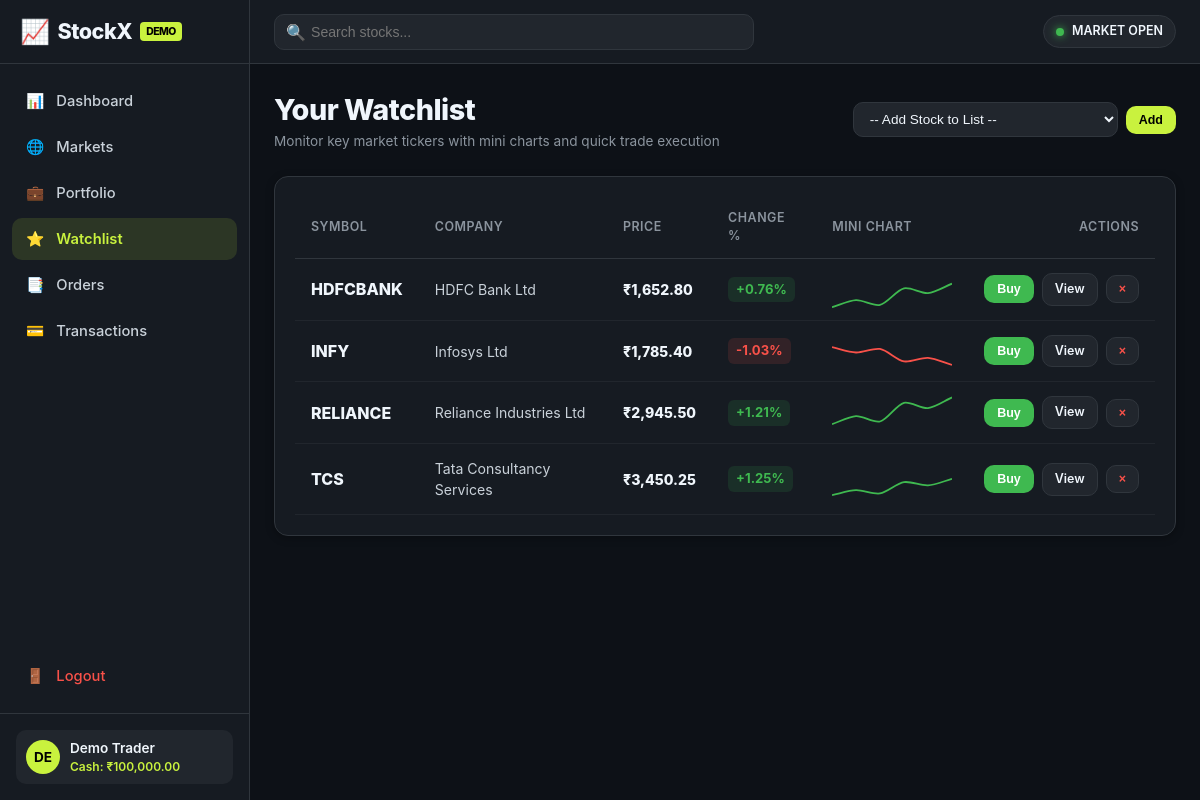
Screenshot of /watchlist (signed in) with the database file from the repository.
### tables this page shows
CREATE TABLE users (
    id INTEGER PRIMARY KEY AUTOINCREMENT,
    email TEXT UNIQUE NOT NULL,
    password TEXT NOT NULL,
    name TEXT DEFAULT 'Demo Trader',
    cash REAL DEFAULT 100000.0
);

CREATE TABLE stocks (
    id INTEGER PRIMARY KEY AUTOINCREMENT,
    symbol TEXT UNIQUE NOT NULL,
    company_name TEXT NOT NULL,
    price REAL NOT NULL,
    change REAL NOT NULL,
    change_percent REAL NOT NULL,
    volume TEXT NOT NULL,
    market_cap TEXT NOT NULL,
    high REAL NOT NULL,
    low REAL NOT NULL,
    open REAL NOT NULL,
    prev_close REAL NOT NULL
);

### app.py (the view)
@app.route("/watchlist")
def watchlist():
    auth_check = require_auth()
    if auth_check:
        return auth_check
    user_id = session["user_id"]
    conn = get_db()
    watchlist_items = conn.execute("""
        SELECT s.*
        FROM watchlist w
        JOIN stocks s ON w.symbol = s.symbol
        WHERE w.user_id = ?
        ORDER BY s.symbol ASC
    """, (user_id,)).fetchall()
    all_stocks = conn.execute("SELECT symbol, company_name, price FROM stocks ORDER BY symbol ASC").fetchall()
    conn.close()
    return render_template(
        "watchlist.html",
        watchlist_items=watchlist_items,
        all_stocks=all_stocks
    )

### app.py (called while the page is built)
def get_db():
    conn = sqlite3.connect(DB_PATH)
    conn.row_factory = sqlite3.Row
    return conn

def get_current_user():
    if "user_id" not in session:
        return None
    conn = get_db()
    user = conn.execute("SELECT * FROM users WHERE id = ?", (session["user_id"],)).fetchone()
    conn.close()
    return user

def require_auth():
    if "user_id" not in session:
        return redirect(url_for("login"))
    return None

@app.context_processor
def inject_global_data():
    user = get_current_user()
    return dict(current_user=user)

### templates/watchlist.html (shortened to what this page needs)
<!DOCTYPE html>
<html lang="en">
<head>
  <link rel="stylesheet" href="{{ url_for('static', filename='css/style.css') }}">
</head>
<body>
  <div class="app-container">
    <aside class="sidebar" id="sidebar">
      <div class="sidebar-brand">
        <span class="brand-icon">📈</span>
        <span>StockX</span>
        <span class="brand-badge">DEMO</span>
      </div>
      <ul class="sidebar-menu">
        <li>
          <a href="{{ url_for('dashboard') }}">
            <span>📊</span> <span>Dashboard</span>
          </a>
        </li>
        <li>
          <a href="{{ url_for('dashboard') }}#markets">
            <span>🌐</span> <span>Markets</span>
          </a>
        </li>
        <li>
          <a href="{{ url_for('portfolio') }}">
            <span>💼</span> <span>Portfolio</span>
          </a>
        </li>
        <li>
          <a href="{{ url_for('watchlist') }}" class="active">
            <span>⭐</span> <span>Watchlist</span>
          </a>
        </li>
        <li>
          <a href="{{ url_for('orders') }}">
            <span>📑</span> <span>Orders</span>
          </a>
        </li>
        <li>
          <a href="{{ url_for('orders') }}#transactions">
            <span>💳</span> <span>Transactions</span>
          </a>
        </li>
        <li style="margin-top: auto;">
          <a href="{{ url_for('logout') }}" style="color: var(--color-negative);">
            <span>🚪</span> <span>Logout</span>
          </a>
        </li>
      </ul>
      <div class="sidebar-footer">
        <div class="sidebar-user">
          <div class="user-avatar">
            {{ session.get('user_name', 'DT')[:2] | upper }}
          </div>
          <div class="user-meta">
            <div class="user-name">{{ session.get('user_name', 'Demo Trader') }}</div>
            <div class="user-cash">Cash: ₹{{ "{:,.2f}".format(current_user.cash if current_user else 100000.0) }}</div>
          </div>
        </div>
      </div>
    </aside>
    <div class="main-wrapper">
      <nav class="top-navbar">
        <div class="nav-left">
          <div class="search-container">
            <span class="search-icon">🔍</span>
            <input
              type="text"
              id="globalSearchInput"
              class="search-input"
              placeholder="Search stocks..."
              autocomplete="off"
            >
          </div>
        </div>
        <div class="nav-right">
          <div class="market-status-pill">
            <span class="status-dot"></span>
            <span>MARKET OPEN</span>
          </div>
        </div>
      </nav>
      <main class="content-body">
        <div style="display: flex; justify-content: space-between; align-items: center; margin-bottom: 24px; flex-wrap: wrap; gap: 14px;">
          <div>
            <h1 style="font-size: 1.8rem; font-weight: 800; letter-spacing: -0.5px;">Your Watchlist</h1>
            <p style="color: var(--text-muted); font-size: 0.85rem;">Monitor key market tickers with mini charts and quick trade execution</p>
          </div>
          <div style="display: flex; gap: 8px; align-items: center;">
            <select id="addWatchlistSelect" class="form-control" style="width: auto; min-width: 180px; padding: 8px 12px; font-size: 0.85rem;">
              <option value="">-- Add Stock to List --</option>
            </select>
            <button class="btn btn-primary btn-sm" onclick="addSelectedToWatchlist()">Add</button>
          </div>
        </div>
        <div class="card">
          {% if watchlist_items %}
            <div class="table-responsive">
              <table class="data-table">
                <thead>
                  <tr>
                    <th>Symbol</th>
                    <th>Company</th>
                    <th>Price</th>
                    <th>Change %</th>
                    <th>Mini Chart</th>
                    <th style="text-align: right;">Actions</th>
                  </tr>
                </thead>
                <tbody>
                  {% for item in watchlist_items %}
                    {% set is_pos = item.change >= 0 %}
                    <tr>
                      <td>
                        <a href="{{ url_for('stock_detail', symbol=item.symbol) }}" style="font-weight: 800; font-size: 1rem; color: var(--text-primary);">
                          {{ item.symbol }}
                        </a>
                      </td>
                      <td style="color: var(--text-secondary); font-size: 0.88rem;">{{ item.company_name }}</td>
                      <td style="font-weight: 800;">₹{{ "{:,.2f}".format(item.price) }}</td>
                      <td>
                        <span class="badge {{ 'badge-positive' if is_pos else 'badge-negative' }}" style="font-size: 0.82rem;">
                          {{ '+' if is_pos else '' }}{{ item.change_percent }}%
                        </span>
                      </td>
                      <td style="width: 150px; padding: 8px 16px;">
                        <div style="height: 38px; width: 120px;">
                          <canvas id="sparkline_{{ item.symbol }}"></canvas>
                        </div>
                      </td>
                      <td style="text-align: right;">
                        <div style="display: inline-flex; gap: 8px; align-items: center;">
                          <button
                            class="btn btn-sm btn-buy"
                            onclick="openTradeModal('{{ item.symbol }}', {{ item.price }}, 'BUY', {{ current_user.cash if current_user else 100000.0 }}, 0)"
                          >
                            Buy
                          </button>
                          <a href="{{ url_for('stock_detail', symbol=item.symbol) }}" class="btn btn-sm btn-secondary">
                            View
                          </a>
                          <button
                            class="btn btn-sm btn-secondary"
                            style="color: var(--color-negative);"
                            title="Remove from Watchlist"
                            onclick="toggleWatchlist('{{ item.symbol }}', null)"
                          >
                            &times;
                          </button>
                        </div>
                      </td>
                    </tr>
                  {% endfor %}
                </tbody>
              </table>
            </div>
          {% endif %}
        </div>
      </main>
    </div>
  </div>
</body>
</html>

### rows the page displays
users: get "Demo Trader", cash "100,000.00"
stocks: symbol "HDFCBANK", company_name "HDFC Bank Ltd", price "1,652.80", value "+", change_percent "0.76"
stocks: symbol "INFY", company_name "Infosys Ltd", price "1,785.40", change_percent "-1.03"
stocks: symbol "RELIANCE", company_name "Reliance Industries Ltd", price "2,945.50", value "+", change_percent "1.21"
stocks: symbol "TCS", company_name "Tata Consultancy Services", price "3,450.25", value "+", change_percent "1.25"

### other values shown
{{ session.get('user_name', 'DT')[:2] | upper }} "DE"
